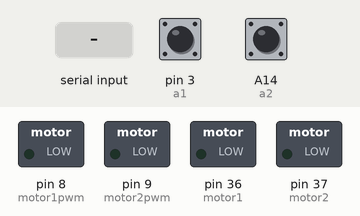
Simulated run of this sketch. Board: Arduino Mega 2560, built with avr-gcc and run on an emulated ATmega2560. Shown: switched loads named in the sketch (green lamp = pin HIGH). The inputs (shaded band) are chosen by the test bench; at power-on: pin 3 (a1) HIGH, A14 (a2) HIGH.

Above: at 1.2 s.
1.3 s: "counter1: \n" received over Serial
At 2.3 s:
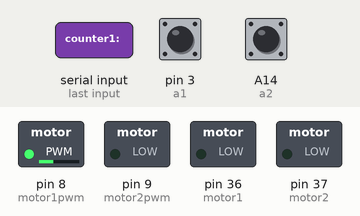
2.8 s: "counter2: \n" received over Serial
At 3.4 s:
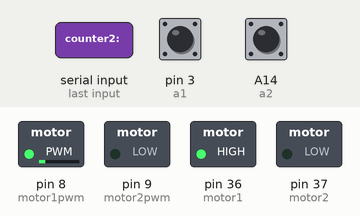
4.3 s: "3\n" received over Serial
At 5.5 s:
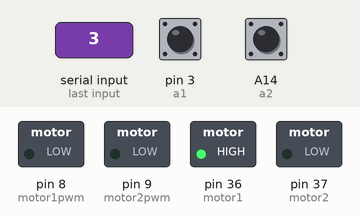
5.8 s: "5\n" received over Serial
At 6.7 s:
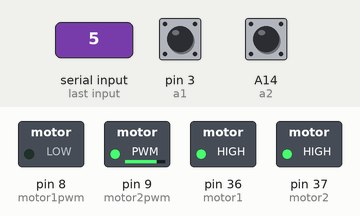
7.3 s: "1\n" received over Serial
At 7.8 s:
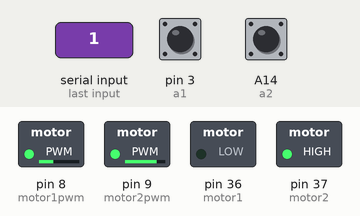
8.8 s: "6\n" received over Serial
At 10.1 s:
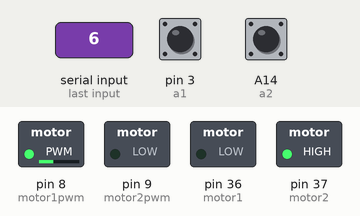
Timing chart, 0 to 11.3 s (numbered marks = the images above; inputs shaded):
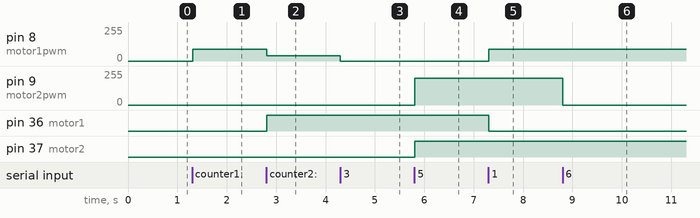

Measured:
- after the input at 1.3 s, pin 8 (motor1pwm): 0/255 → 90/255 at once
- after the input at 2.8 s, pin 8 (motor1pwm): 90/255 → 40/255 at once; pin 36 (motor1): LOW → HIGH at once
- after the input at 4.3 s, pin 8 (motor1pwm): 40/255 → 0/255 at once
- after the input at 5.8 s, pin 9 (motor2pwm): 0/255 → 200/255 at once; pin 37 (motor2): LOW → HIGH at once
- after the input at 7.3 s, pin 8 (motor1pwm): 0/255 → 90/255 at once; pin 36 (motor1): HIGH → LOW at once
- after the input at 8.8 s, pin 9 (motor2pwm): 200/255 → 0/255 at once

The sketch:

MoveTest4.ino
```cpp
#include <PinChangeInt.h>

#define motor1  36
#define motor1pwm  8
#define motor2  37
#define motor2pwm  9

int A_1 = 1, A_2 = 3;

#define a1 3
#define b1 52
#define a2 A14
#define b2 47

bool state1 = true, state2 = true;
float pwmx1=90, pwmx2=40, pwmx4=200;
float theta1c=0, theta2c=0, zeroError1 = 72.815, zeroError2 = 49.55, minAngle1 = 19.5,minAngle2 = 31.2;  //72.815  49.55
int x;

volatile int temp1, counter1 = 0;
volatile int temp2 , counter2 = 0;

void setup() {
  Serial.begin(9600);
  //Pins for encoders
  pinMode(a1, INPUT_PULLUP);
  pinMode(b1, INPUT_PULLUP);
  attachInterrupt(A_1, ai4_4, CHANGE);
  pinMode(a2, INPUT_PULLUP);
  pinMode(b2, INPUT_PULLUP);

  PCintPort::attachInterrupt(a2, ai5_4, CHANGE);
  state1 = digitalRead(a1);
  state2 = digitalRead(a2);
  //Pins for Motors
  pinMode(motor1, OUTPUT);
  pinMode(motor1pwm, OUTPUT);
  pinMode(motor2, OUTPUT);
  pinMode(motor2pwm, OUTPUT);

}

void loop() {
  if (Serial.available())
  {
    x = Serial.parseInt();
  }
    if (x) {
      if (x < 3)
      {
        digitalWrite(motor1, x - 1 );
        if(x==1)
        analogWrite(motor1pwm , pwmx1);
        else
        analogWrite(motor1pwm , pwmx2);

      }
      if(x == 3 || (-theta1c+minAngle1)>zeroError1){     //69.71
        analogWrite(motor1pwm , 0);
        x=3;
        }
      if(x>3 && x<6){
        digitalWrite(motor2, x - 4 );
        analogWrite(motor2pwm , pwmx4);
        }
      if(x == 6 || (-theta2c+minAngle2)>zeroError2){       //50.75
        analogWrite(motor2pwm , 0);
        x=6;
        }
    }


  //Convert Encoder Output into angle
      if ( counter1 != temp1 ) {
        temp1 = counter1;
        if (counter1 > 1200) {
          counter1 = 0;
         }
        theta1c = (counter1 * 0.3);
        Serial.println ("theta1");
        Serial.println (theta1c);
     }
      if ( counter2 != temp2 ) {
        temp2 = counter2;
        if (counter2 > 1200) {
          counter2 = 0;
        }
        theta2c = -(counter2 * 0.3);
        Serial.println ("theta2");
        Serial.println (theta2c);
      }
}

// Encoder1
void ai4_4() {
  if (digitalRead(b1) == !digitalRead(a1)) {
    counter1++;
  } else {
    counter1--;
  }
//  state1 = !state1;
//  Serial.print("counter1: ");
//  Serial.println(counter1);
}

////  Encoder2
void ai5_4() {
  if (digitalRead(b2) == !digitalRead(a2)) {
    counter2++;
  } else {
    counter2--;
  }
//  state2 = !state2;
//  Serial.print("counter2: ");
//  Serial.println(counter2);
}
```
